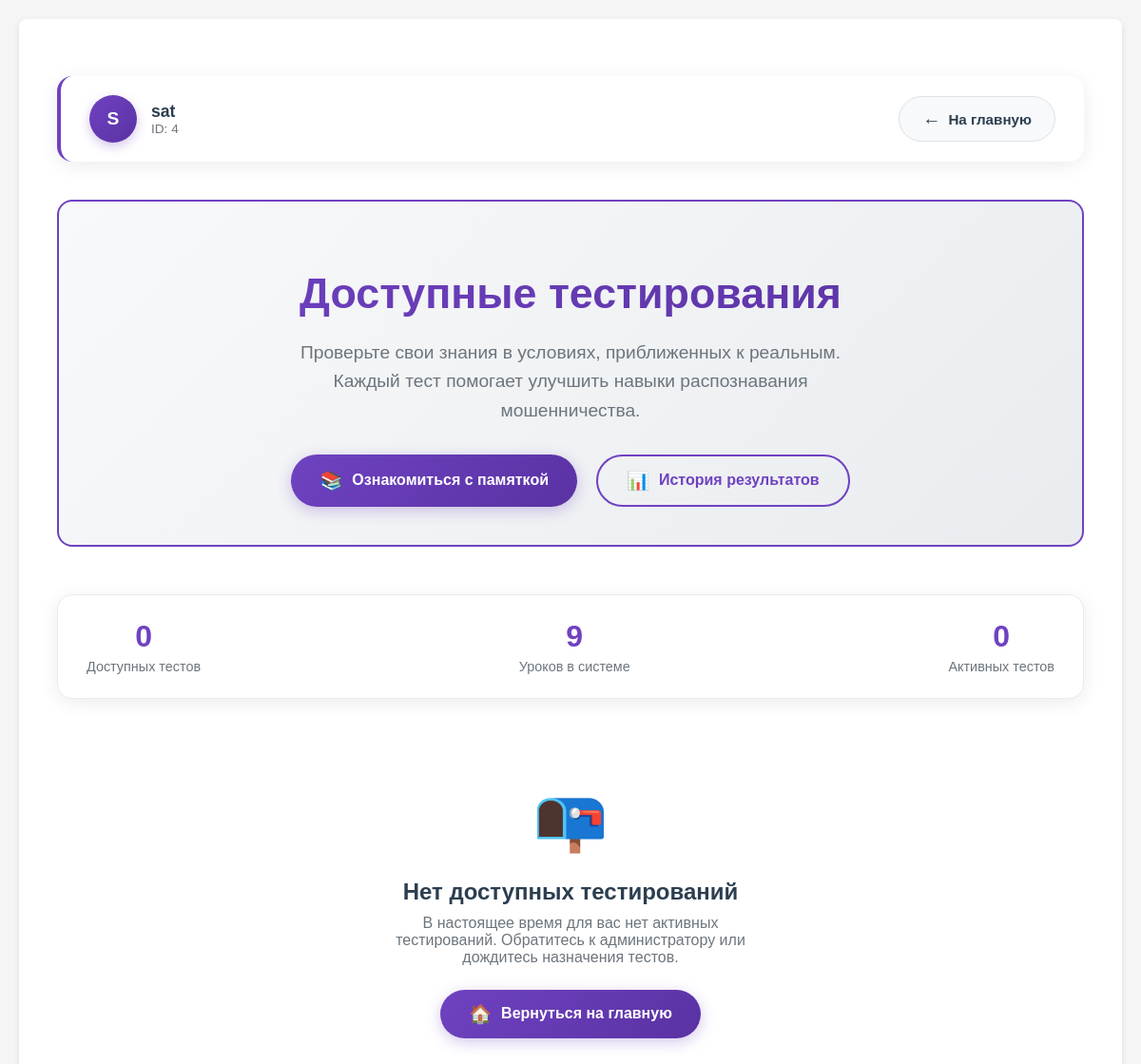
Page /test_room_preview (signed in) on the committed database.
### app.py (models this page shows, shortened)
class User(db.Model, UserMixin):
    __tablename__ = 'Users'
    id =  db.Column(db.Integer, primary_key=True)
    username = db.Column(db.String(64), unique=True, nullable=False)
    password_hash = db.Column(db.String(64), nullable=False)
    privileges = db.Column(db.Integer, default = 0)

### app.py (the view)
@app.route('/test_room_preview')
def test_room_preview():
    curent_user = User.query.filter(
        User.username.ilike(
            session.get('curent_user')
        )
    ).first()
    testings_all = Testing.query.order_by(Testing.id).all()
    testings = list()
    user_results = Result.query.filter_by(user_id=curent_user.id).all()
    for test in testings_all:
        groups = test.group_id
        for group_id in groups:
            group = Group.query.get_or_404(group_id)
            users = group.users
            user_result = [r for r in user_results if r.testing_id == test.id]
            if curent_user.id in users and len(user_result) == 0:
                testings.append(test)
    lessons = Lesson.query.order_by(Lesson.id).all()
    lessons_dict = {lesson.id: lesson for lesson in lessons}
    return render_template('test_room_preview.html',
                           user=curent_user,
                           testings=testings,
                           lessons_dict=lessons_dict)

### app.py (called while the page is built)
@login_manager.user_loader
def load_user(user_id):
    return User.query.get(int(user_id))

### templates/test_room_preview.html (shortened to what this page needs)
{% extends 'base.html' %}
{% block content %}
<div class="testing-container">
    <div class="top-bar">
        <div class="user-info">
            <div class="user-avatar">
                {{ user.username[:1]|upper }}
            </div>
            <div>
                <div class="user-name">{{ user.username }}</div>
                <div class="user-id">ID: {{ user.id }}</div>
            </div>
        </div>
        <a href="{{ url_for('index') }}" class="back-button">
            <span style="font-size: 1.2rem;">←</span>
            На главную
        </a>
    </div>
    <div class="header-section">
        <h1 class="header-title">Доступные тестирования</h1>
        <p class="header-subtitle">
            Проверьте свои знания в условиях, приближенных к реальным.
            Каждый тест помогает улучшить навыки распознавания мошенничества.
        </p>
        <div class="action-buttons">
            <a href="{{ url_for('test_room_memo') }}" class="memo-button">
                <span style="font-size: 1.2rem;">📚</span>
                Ознакомиться с памяткой
            </a>
            <a href="{{ url_for('results_history') if 'results_history' in url_map|map(attribute='endpoint') else url_for('index') }}"
               class="history-button">
                <span style="font-size: 1.2rem;">📊</span>
                История результатов
            </a>
        </div>
    </div>
    <div class="stats-container">
        <div class="stat-item">
            <div class="stat-value">{{ testings|length }}</div>
            <div class="stat-label">Доступных тестов</div>
        </div>
        <div class="stat-item">
            <div class="stat-value">{{ lessons_dict|length }}</div>
            <div class="stat-label">Уроков в системе</div>
        </div>
        <div class="stat-item">
            <div class="stat-value">{{ testings|selectattr('status')|list|length }}</div>
            <div class="stat-label">Активных тестов</div>
        </div>
    </div>
    {% if testings|length > 0 %}
    <div class="filters-container">
        <h3 class="filters-title">
            <span style="font-size: 1.3rem;">🔍</span>
            Поиск тестирований
        </h3>
        <div class="filters-grid">
            <div>
                <input type="text" id="scrollSearchID" class="filter-input"
                       placeholder="ID тестирования...">
            </div>
            <div>
                <input type="text" id="scrollSearchName" class="filter-input"
                       placeholder="Название тестирования...">
            </div>
            <div>
                <input type="text" id="scrollSearchLesson" class="filter-input"
                       placeholder="Название урока...">
            </div>
        </div>
        <div class="filter-actions">
            <button type="button" class="filter-btn search-btn" onclick="searchScrollTable()">
                <span style="font-size: 1rem;">🔍</span>
                Найти
            </button>
            <button type="button" class="filter-btn reset-btn" onclick="clearScrollSearch()">
                <span style="font-size: 1rem;">🔄</span>
                Сбросить
            </button>
        </div>
    </div>
    <div class="testing-table-container">
        <div class="table-scroll">
            <table class="testing-table">
                <thead>
                    <tr>
                        <th style="width: 10%">ID</th>
                        <th style="width: 25%">Название тестирования</th>
                        <th style="width: 25%">Урок</th>
                        <th style="width: 15%">Статус</th>
                        <th style="width: 25%">Действие</th>
                    </tr>
                </thead>
                <tbody id="scrollTableBody">
                    {% for t in testings %}
                    <tr class="scroll-testing-row">
                        <td>
                            <div class="testing-id">#{{ t.id }}</div>
                        </td>
                        <td>
                            <div class="testing-name">{{ t.name }}</div>
                        </td>
                        <td>
                            {% set lesson = lessons_dict.get(t.lesson_id) %}
                            {% if lesson %}
                                <div class="testing-name">{{ lesson.name }}</div>
                                <div class="lesson-info">
                                    ID: {{ lesson.id }} • {{ lesson.questions|length }} заданий
                                </div>
                            {% else %}
                                <div style="color: #dc3545; font-weight: 600;">
                                    <span style="font-size: 0.9rem;">⚠️</span> Урок удален
                                </div>
                                <div class="lesson-info">ID: {{ t.lesson_id }}</div>
                            {% endif %}
                        </td>
                        <td>
                            <span class="status-badge status-active">
                                <span style="font-size: 0.9rem;">✅</span>
                                Активно
                            </span>
                        </td>
                        <td>
                            <form method="get" action="{{ url_for('test_room', test=t.id, step=0) }}"
                                  style="margin: 0;">
                                <input type="hidden" name="testing_id" value="{{ t.id }}">
                                <button type="submit" class="start-button">
                                    <span style="font-size: 1.1rem;">🚀</span>
                                    Приступить к тесту
                                </button>
                            </form>
                        </td>
                    </tr>
                    {% endfor %}
                </tbody>
            </table>
        </div>
    </div>
    {% else %}
    <div class="no-testings">
        <div class="no-testings-icon">📭</div>
        <h3 class="no-testings-title">Нет доступных тестирований</h3>
        <p class="no-testings-text">
            В настоящее время для вас нет активных тестирований.
            Обратитесь к администратору или дождитесь назначения тестов.
        </p>
        <a href="{{ url_for('index') }}" class="create-testing-btn">
            <span style="font-size: 1.2rem;">🏠</span>
            Вернуться на главную
        </a>
    </div>
    {% endif %}
</div>
{% endblock %}
{% set show_footer = False %}

### static/style.css (style rules this page uses)
body { font-family: Arial, sans-serif; margin: 0; padding: 20px; background: #f5f5f5; }

### templates/test_room_preview.html (style rules this page uses)
:root { --primary-color: #6f42c1; --primary-light: #8a63d2; --primary-dark: #5a32a3; --secondary-color: #20c997; --accent-color: #ff6b6b; --warning-color: #ffc107; --text-primary: #2c3e50; --text-secondary: #6c757d; --light-bg: #f8f9fa; --white: #ffffff; --shadow: 0 4px 20px rgba(0, 0, 0, 0.08); --shadow-hover: 0 8px 30px rgba(0, 0, 0, 0.12); --border-radius: 16px; --transition: all 0.3s ease; }
.testing-container { max-width: 1200px; margin: 0 auto; padding: 40px 20px; min-height: 100vh; }
.top-bar { display: flex; justify-content: space-between; align-items: center; margin-bottom: 40px; padding: 20px 30px; background: var(--white); border-radius: var(--border-radius); box-shadow: var(--shadow); border-left: 4px solid var(--primary-color); }
.user-info { display: flex; align-items: center; gap: 15px; }
.user-avatar { width: 50px; height: 50px; background: linear-gradient(135deg, var(--primary-color), var(--primary-dark)); border-radius: 50%; display: flex; align-items: center; justify-content: center; color: var(--white); font-weight: 600; font-size: 1.2rem; box-shadow: 0 4px 12px rgba(111, 66, 193, 0.3); }
.user-name { font-weight: 600; color: var(--text-primary); font-size: 1.1rem; }
.user-id { font-size: 0.85rem; color: var(--text-secondary); }
.back-button { display: inline-flex; align-items: center; gap: 8px; padding: 12px 24px; background: var(--light-bg); color: var(--text-primary); border: 1px solid #dee2e6; border-radius: 50px; text-decoration: none; font-weight: 600; font-size: 0.95rem; transition: var(--transition); }
.header-section { text-align: center; margin-bottom: 50px; padding: 40px; background: linear-gradient(135deg, #f8f9fa 0%, #e9ecef 100%); border-radius: var(--border-radius); border: 2px solid var(--primary-color); }
.header-title { font-size: 2.8rem; font-weight: 800; color: var(--text-primary); margin-bottom: 20px; line-height: 1.2; background: linear-gradient(135deg, var(--primary-color), var(--primary-dark)); -webkit-background-clip: text; -webkit-text-fill-color: transparent; background-clip: text; }
.header-subtitle { font-size: 1.2rem; color: var(--text-secondary); max-width: 600px; margin: 0 auto 30px; line-height: 1.6; }
.action-buttons { display: flex; justify-content: center; gap: 20px; flex-wrap: wrap; }
.memo-button { display: inline-flex; align-items: center; gap: 10px; padding: 14px 30px; background: linear-gradient(135deg, var(--primary-color), var(--primary-dark)); color: var(--white); border: none; border-radius: 50px; font-weight: 700; font-size: 1rem; cursor: pointer; transition: var(--transition); text-decoration: none; box-shadow: 0 4px 15px rgba(111, 66, 193, 0.3); }
.history-button { display: inline-flex; align-items: center; gap: 10px; padding: 14px 30px; background: transparent; color: var(--primary-color); border: 2px solid var(--primary-color); border-radius: 50px; font-weight: 700; font-size: 1rem; cursor: pointer; transition: var(--transition); text-decoration: none; }
.no-testings { text-align: center; padding: 60px 20px; color: var(--text-secondary); }
.no-testings-icon { font-size: 4rem; margin-bottom: 20px; color: #dee2e6; }
.no-testings-title { font-size: 1.5rem; color: var(--text-primary); margin-bottom: 10px; }
.no-testings-text { max-width: 400px; margin: 0 auto 25px; }
.create-testing-btn { display: inline-flex; align-items: center; gap: 10px; padding: 14px 30px; background: linear-gradient(135deg, var(--primary-color), var(--primary-dark)); color: var(--white); border: none; border-radius: 50px; font-weight: 700; font-size: 1rem; cursor: pointer; transition: var(--transition); text-decoration: none; box-shadow: 0 4px 15px rgba(111, 66, 193, 0.3); }
.stats-container { display: flex; justify-content: space-between; background: var(--white); border-radius: var(--border-radius); padding: 25px 30px; margin-bottom: 30px; box-shadow: var(--shadow); border: 1px solid #e9ecef; }
.stat-item { text-align: center; }
.stat-value { font-size: 2rem; font-weight: 800; color: var(--primary-color); margin-bottom: 5px; }
.stat-label { font-size: 0.9rem; color: var(--text-secondary); font-weight: 500; }

### rows in the picture
User: username "S", username "sat", id "4"

### other values in the picture
{{ testings|length }} "0"
{{ lessons_dict|length }} "9"
{{ testings|selectattr('status')|list|length }} "0"
